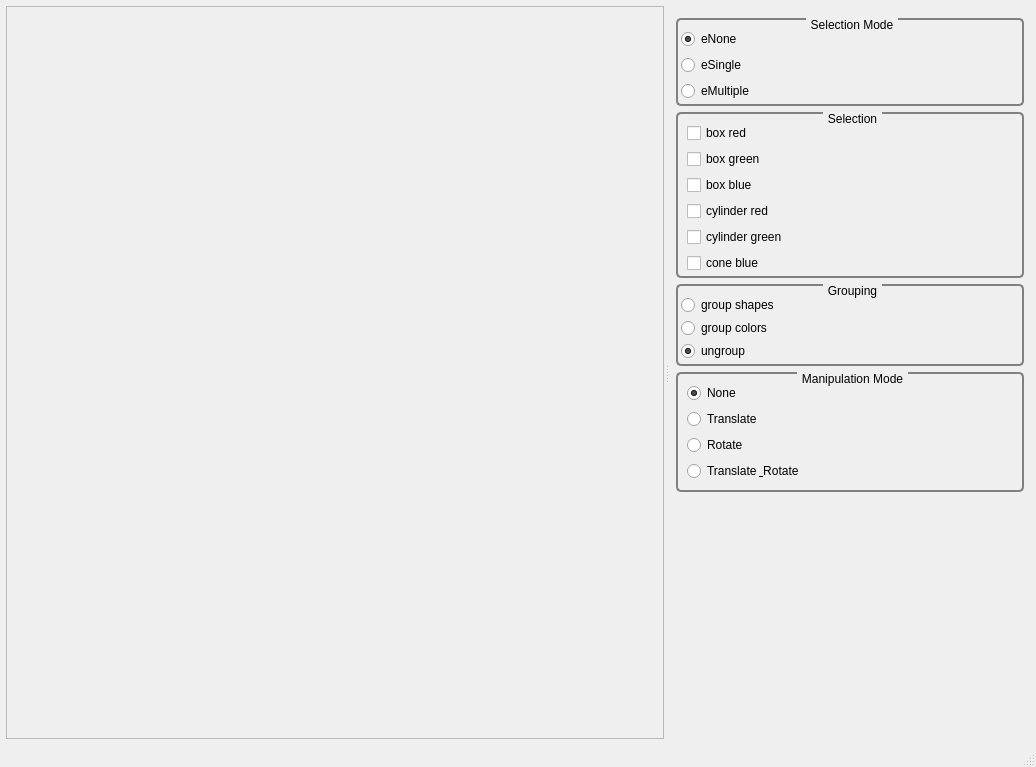
<?xml version="1.0" encoding="UTF-8"?>
<ui version="4.0">
 <class>MainWindowSelectionDemo</class>
 <widget class="QMainWindow" name="MainWindowSelectionDemo">
  <property name="geometry">
   <rect>
    <x>0</x>
    <y>0</y>
    <width>1036</width>
    <height>767</height>
   </rect>
  </property>
  <property name="sizePolicy">
   <sizepolicy hsizetype="Preferred" vsizetype="Preferred">
    <horstretch>0</horstretch>
    <verstretch>0</verstretch>
   </sizepolicy>
  </property>
  <property name="windowTitle">
   <string>Simox Selection Demo</string>
  </property>
  <widget class="QWidget" name="centralwidget">
   <layout class="QHBoxLayout" name="horizontalLayout">
    <property name="leftMargin">
     <number>6</number>
    </property>
    <property name="topMargin">
     <number>6</number>
    </property>
    <property name="rightMargin">
     <number>6</number>
    </property>
    <property name="bottomMargin">
     <number>6</number>
    </property>
    <item>
     <widget class="QSplitter" name="splitter">
      <property name="frameShape">
       <enum>QFrame::NoFrame</enum>
      </property>
      <property name="frameShadow">
       <enum>QFrame::Plain</enum>
      </property>
      <property name="orientation">
       <enum>Qt::Horizontal</enum>
      </property>
      <property name="handleWidth">
       <number>6</number>
      </property>
      <widget class="QFrame" name="frameViewer">
       <property name="sizePolicy">
        <sizepolicy hsizetype="Expanding" vsizetype="Expanding">
         <horstretch>0</horstretch>
         <verstretch>0</verstretch>
        </sizepolicy>
       </property>
       <property name="minimumSize">
        <size>
         <width>0</width>
         <height>0</height>
        </size>
       </property>
       <property name="frameShape">
        <enum>QFrame::StyledPanel</enum>
       </property>
       <property name="frameShadow">
        <enum>QFrame::Raised</enum>
       </property>
      </widget>
      <widget class="QWidget" name="widgetControls" native="true">
       <property name="sizePolicy">
        <sizepolicy hsizetype="Preferred" vsizetype="Preferred">
         <horstretch>0</horstretch>
         <verstretch>0</verstretch>
        </sizepolicy>
       </property>
       <property name="minimumSize">
        <size>
         <width>0</width>
         <height>0</height>
        </size>
       </property>
       <property name="maximumSize">
        <size>
         <width>360</width>
         <height>16777215</height>
        </size>
       </property>
       <layout class="QVBoxLayout" name="verticalLayout">
        <property name="leftMargin">
         <number>6</number>
        </property>
        <property name="topMargin">
         <number>6</number>
        </property>
        <property name="rightMargin">
         <number>6</number>
        </property>
        <property name="bottomMargin">
         <number>6</number>
        </property>
        <item>
         <widget class="QWidget" name="widget_3" native="true">
          <property name="sizePolicy">
           <sizepolicy hsizetype="Preferred" vsizetype="Maximum">
            <horstretch>0</horstretch>
            <verstretch>0</verstretch>
           </sizepolicy>
          </property>
          <layout class="QHBoxLayout" name="horizontalLayout_2">
           <property name="leftMargin">
            <number>0</number>
           </property>
           <property name="topMargin">
            <number>0</number>
           </property>
           <property name="rightMargin">
            <number>0</number>
           </property>
           <property name="bottomMargin">
            <number>0</number>
           </property>
          </layout>
         </widget>
        </item>
        <item>
         <widget class="QGroupBox" name="gBoxSelectionMode">
          <property name="sizePolicy">
           <sizepolicy hsizetype="Preferred" vsizetype="Maximum">
            <horstretch>0</horstretch>
            <verstretch>0</verstretch>
           </sizepolicy>
          </property>
          <property name="styleSheet">
           <string notr="true">QGroupBox{border:2px solid gray;border-radius:5px;margin-top: 1ex;} QGroupBox::title{subcontrol-origin: margin;subcontrol-position:top center;padding:0 3px;}</string>
          </property>
          <property name="title">
           <string>Selection Mode</string>
          </property>
          <layout class="QVBoxLayout" name="verticalLayout_3">
           <property name="leftMargin">
            <number>3</number>
           </property>
           <property name="topMargin">
            <number>9</number>
           </property>
           <property name="rightMargin">
            <number>3</number>
           </property>
           <property name="bottomMargin">
            <number>3</number>
           </property>
           <item>
            <widget class="QRadioButton" name="radioButton_eNone">
             <property name="text">
              <string>eNone</string>
             </property>
             <property name="checked">
              <bool>true</bool>
             </property>
             <attribute name="buttonGroup">
              <string notr="true">buttonGroup_selectionMode</string>
             </attribute>
            </widget>
           </item>
           <item>
            <widget class="QRadioButton" name="radioButton_eSingle">
             <property name="text">
              <string>eSingle</string>
             </property>
             <property name="checked">
              <bool>false</bool>
             </property>
             <attribute name="buttonGroup">
              <string notr="true">buttonGroup_selectionMode</string>
             </attribute>
            </widget>
           </item>
           <item>
            <widget class="QRadioButton" name="radioButton_eMultiple">
             <property name="text">
              <string>eMultiple</string>
             </property>
             <attribute name="buttonGroup">
              <string notr="true">buttonGroup_selectionMode</string>
             </attribute>
            </widget>
           </item>
          </layout>
         </widget>
        </item>
        <item>
         <widget class="QGroupBox" name="groupBox_selection">
          <property name="sizePolicy">
           <sizepolicy hsizetype="Preferred" vsizetype="Fixed">
            <horstretch>0</horstretch>
            <verstretch>0</verstretch>
           </sizepolicy>
          </property>
          <property name="styleSheet">
           <string notr="true">QGroupBox{border:2px solid gray;border-radius:5px;margin-top: 1ex;} QGroupBox::title{subcontrol-origin: margin;subcontrol-position:top center;padding:0 3px;}</string>
          </property>
          <property name="title">
           <string>Selection</string>
          </property>
          <layout class="QFormLayout" name="formLayout_2">
           <property name="leftMargin">
            <number>3</number>
           </property>
           <property name="topMargin">
            <number>9</number>
           </property>
           <property name="rightMargin">
            <number>3</number>
           </property>
           <property name="bottomMargin">
            <number>3</number>
           </property>
           <item row="5" column="1">
            <widget class="QCheckBox" name="checkBox_cone_blue">
             <property name="text">
              <string>cone blue</string>
             </property>
            </widget>
           </item>
           <item row="4" column="1">
            <widget class="QCheckBox" name="checkBox_cylinder_green">
             <property name="text">
              <string>cylinder green</string>
             </property>
            </widget>
           </item>
           <item row="3" column="1">
            <widget class="QCheckBox" name="checkBox_cylinder_red">
             <property name="text">
              <string>cylinder red</string>
             </property>
            </widget>
           </item>
           <item row="2" column="1">
            <widget class="QCheckBox" name="checkBox_box_blue">
             <property name="text">
              <string>box blue</string>
             </property>
            </widget>
           </item>
           <item row="1" column="1">
            <widget class="QCheckBox" name="checkBox_box_green">
             <property name="text">
              <string>box green</string>
             </property>
            </widget>
           </item>
           <item row="0" column="1">
            <widget class="QCheckBox" name="checkBox_box_red">
             <property name="text">
              <string>box red</string>
             </property>
            </widget>
           </item>
          </layout>
         </widget>
        </item>
        <item>
         <widget class="QGroupBox" name="gBoxGrouping">
          <property name="sizePolicy">
           <sizepolicy hsizetype="Preferred" vsizetype="Fixed">
            <horstretch>0</horstretch>
            <verstretch>0</verstretch>
           </sizepolicy>
          </property>
          <property name="styleSheet">
           <string notr="true">QGroupBox{border:2px solid gray;border-radius:5px;margin-top: 1ex;} QGroupBox::title{subcontrol-origin: margin;subcontrol-position:top center;padding:0 3px;}</string>
          </property>
          <property name="title">
           <string>Grouping</string>
          </property>
          <layout class="QGridLayout" name="gridLayout_2">
           <property name="leftMargin">
            <number>3</number>
           </property>
           <property name="topMargin">
            <number>9</number>
           </property>
           <property name="rightMargin">
            <number>3</number>
           </property>
           <property name="bottomMargin">
            <number>3</number>
           </property>
           <property name="spacing">
            <number>3</number>
           </property>
           <item row="1" column="0">
            <widget class="QRadioButton" name="radioButton_groupColors">
             <property name="text">
              <string>group colors</string>
             </property>
             <attribute name="buttonGroup">
              <string notr="true">buttonGroup_grouping</string>
             </attribute>
            </widget>
           </item>
           <item row="0" column="0">
            <widget class="QRadioButton" name="radioButton_groupShapes">
             <property name="text">
              <string>group shapes</string>
             </property>
             <attribute name="buttonGroup">
              <string notr="true">buttonGroup_grouping</string>
             </attribute>
            </widget>
           </item>
           <item row="2" column="0">
            <widget class="QRadioButton" name="radioButton_ungroup">
             <property name="text">
              <string>ungroup</string>
             </property>
             <property name="checked">
              <bool>true</bool>
             </property>
             <attribute name="buttonGroup">
              <string notr="true">buttonGroup_grouping</string>
             </attribute>
            </widget>
           </item>
          </layout>
         </widget>
        </item>
        <item>
         <widget class="QGroupBox" name="qBoxManip">
          <property name="styleSheet">
           <string notr="true">QGroupBox{border:2px solid gray;border-radius:5px;margin-top: 1ex;} QGroupBox::title{subcontrol-origin: margin;subcontrol-position:top center;padding:0 3px;}</string>
          </property>
          <property name="title">
           <string>Manipulation Mode</string>
          </property>
          <layout class="QVBoxLayout" name="verticalLayout_2">
           <item>
            <widget class="QRadioButton" name="radioButton_manip_none">
             <property name="text">
              <string>None</string>
             </property>
             <property name="checked">
              <bool>true</bool>
             </property>
             <attribute name="buttonGroup">
              <string notr="true">buttonGroup_manip</string>
             </attribute>
            </widget>
           </item>
           <item>
            <widget class="QRadioButton" name="radioButton_manip_translate">
             <property name="text">
              <string>Translate</string>
             </property>
             <attribute name="buttonGroup">
              <string notr="true">buttonGroup_manip</string>
             </attribute>
            </widget>
           </item>
           <item>
            <widget class="QRadioButton" name="radioButton_manip_rotate">
             <property name="text">
              <string>Rotate</string>
             </property>
             <attribute name="buttonGroup">
              <string notr="true">buttonGroup_manip</string>
             </attribute>
            </widget>
           </item>
           <item>
            <widget class="QRadioButton" name="radioButton_manip_translateRotate">
             <property name="text">
              <string>Translate &amp; Rotate</string>
             </property>
             <attribute name="buttonGroup">
              <string notr="true">buttonGroup_manip</string>
             </attribute>
            </widget>
           </item>
          </layout>
         </widget>
        </item>
        <item>
         <spacer name="verticalSpacer">
          <property name="orientation">
           <enum>Qt::Vertical</enum>
          </property>
          <property name="sizeHint" stdset="0">
           <size>
            <width>20</width>
            <height>40</height>
           </size>
          </property>
         </spacer>
        </item>
       </layout>
      </widget>
     </widget>
    </item>
   </layout>
  </widget>
  <widget class="QMenuBar" name="menubar">
   <property name="geometry">
    <rect>
     <x>0</x>
     <y>0</y>
     <width>1036</width>
     <height>22</height>
    </rect>
   </property>
  </widget>
  <widget class="QStatusBar" name="statusbar"/>
 </widget>
 <resources/>
 <connections/>
 <buttongroups>
  <buttongroup name="buttonGroup_selectionMode"/>
  <buttongroup name="buttonGroup_grouping"/>
  <buttongroup name="buttonGroup_manip"/>
 </buttongroups>
</ui>
